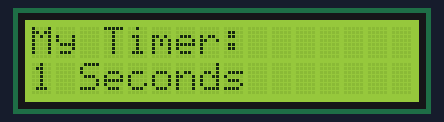
The sketch below on a simulated Arduino Uno, built with avr-gcc and run on an emulated ATmega328P. On the bench: 16×2 character LCD.

Above: at 0.1 s.
At 4.1 s:
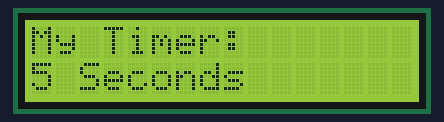
At 9.1 s:
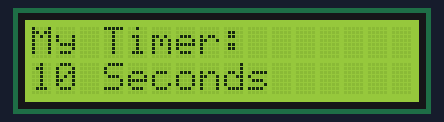
At 15.1 s:
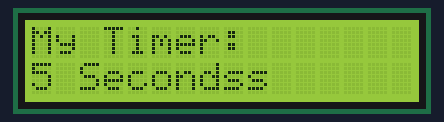
At 24.1 s:
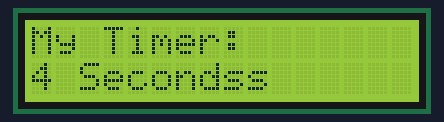
At 38.2 s:
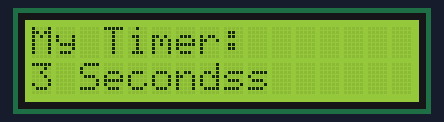

The sketch:

lcd.ino
```cpp
#include <LiquidCrystal.h> //Load Liquid Crystal Library
LiquidCrystal LCD(10, 9, 5, 4, 3, 2);  //Create Liquid Crystal Object called LCD
int myCounter=0;  //declare your variable myCounter and set to 0

void setup()
{

LCD.begin(16,2); //Tell Arduino to start your 16 column 2 row LCD
LCD.setCursor(0,0);  //Set LCD cursor to upper left corner, column 0, row 0
LCD.print("My Timer:");  //Print Message on First Row
}

void loop()
{
  for (myCounter=1; myCounter<=10; myCounter=myCounter+1) {
     LCD.setCursor(0,1); //Go to 1st column(column 0) and 2nd row(row 1)
     LCD.print(myCounter);
     LCD.print(" Seconds");
     delay(1000);
    }

  for (myCounter=10;myCounter>=0;myCounter=myCounter-1) {
     LCD.setCursor(0,1); //Go to 1st column(column 0) and 2nd row(row 1)
     LCD.print(myCounter);
     LCD.print(" Seconds");
     delay(1000);
  }
}
```

Measured:
- what the display in image 1 shows lasts 1.0 s, from 4.1 s to 5.1 s
- what the display in image 2 shows lasts 2.0 s, from 9.1 s to 11.1 s
